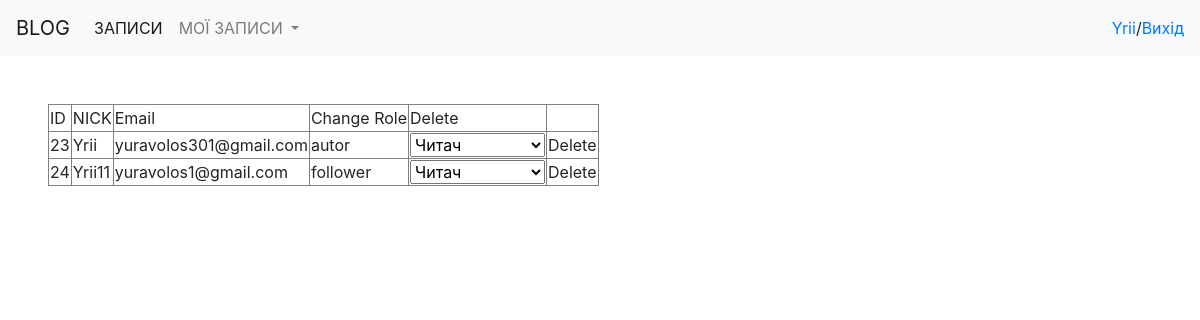
The app's page /adminUser.php (signed in) with its own data.
### tables this page shows
CREATE TABLE `user` (
  `Id` int(11) NOT NULL,
  `Login` varchar(50) DEFAULT NULL,
  `Email` varchar(50) DEFAULT NULL,
  `Password` varchar(50) DEFAULT NULL,
  `urlAvatar` varchar(255) DEFAULT 'noFoto',
  `Role` varchar(50) DEFAULT NULL,
  `Status` tinyint(1) DEFAULT 0
);

### adminUser.php (the view, shortened to what this page needs)
<?php
    require_once('header.php');
    $conn = mysqli_connect(servername, username, password, dbname);
    $sql = "SELECT * FROM user";
    $result = mysqli_query($conn, $sql);
    ?>
     <table border="1" class="m-5">
        <thead>
            <td>ID</td>
            <td>NICK</td>
            <td>Email</td>
            <td>Change Role</td>
            <td>Delete</td>
        </thead>
        <tbody>
 <?php
    while ($record = mysqli_fetch_assoc($result)){
?>
            <tr>
                <td class="Id"><?=$record['Id']?></td>
                <td><?=$record['Login']?></td>
                <td><?=$record['Email']?></td>
                <td class="TextRole"><?=$record['Role']?></td>
                <td>
                    <select name="Role" class="ChangeRole">
                        <option value="follower">Читач</option>
                    </select>
                </td>
                    <td>
                        Delete
                </td>
            </tr>
    <?php
    }
?>
</table>
<?php
require_once('footer.php');
?>

### records on screen
user: Id "23", Login "Yrii", Email "yuravolos301@gmail.com", Role "autor"
user: Id "24", Login "Yrii11", Email "yuravolos1@gmail.com", Role "follower"

### other values on screen
$_SESSION['Login'] "Yrii"
